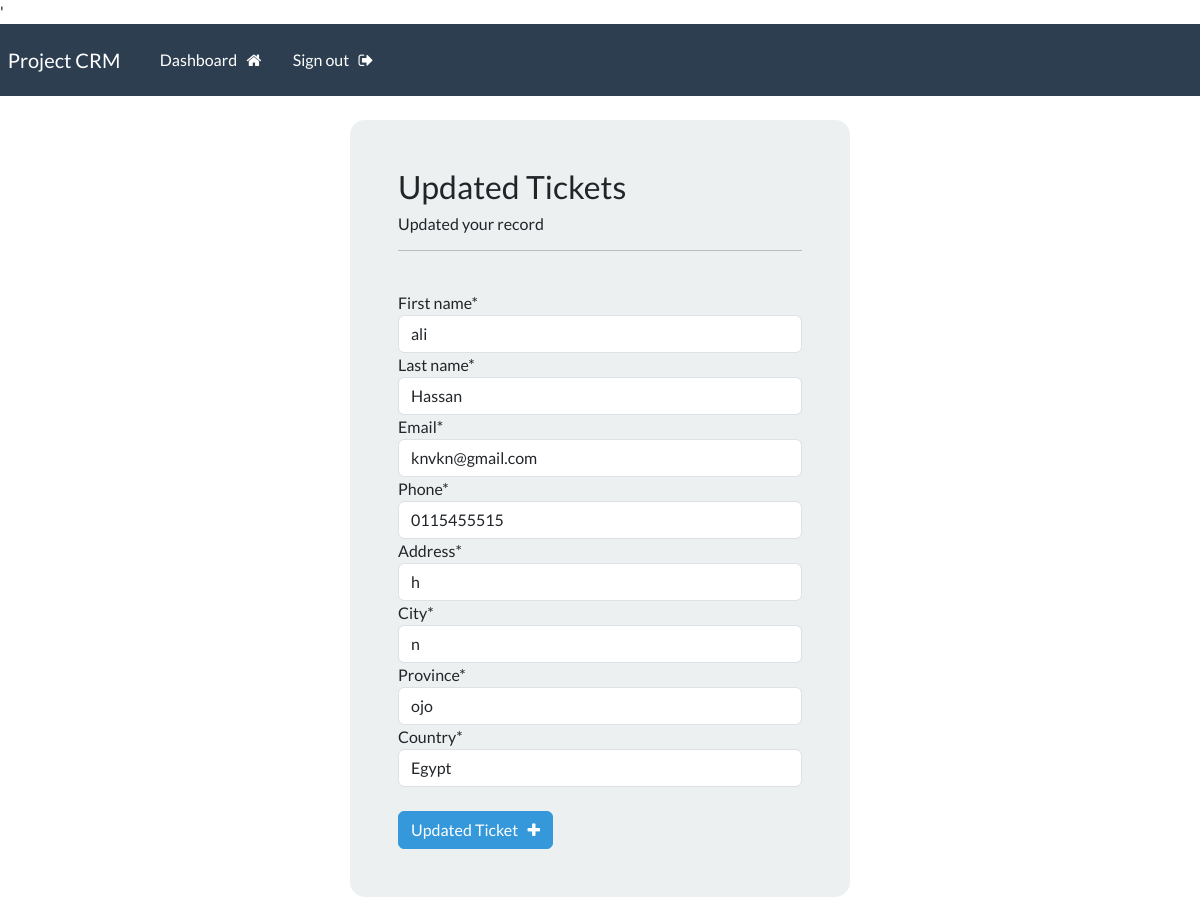
The page /update_record/5 (signed in) on the database as committed earlier.
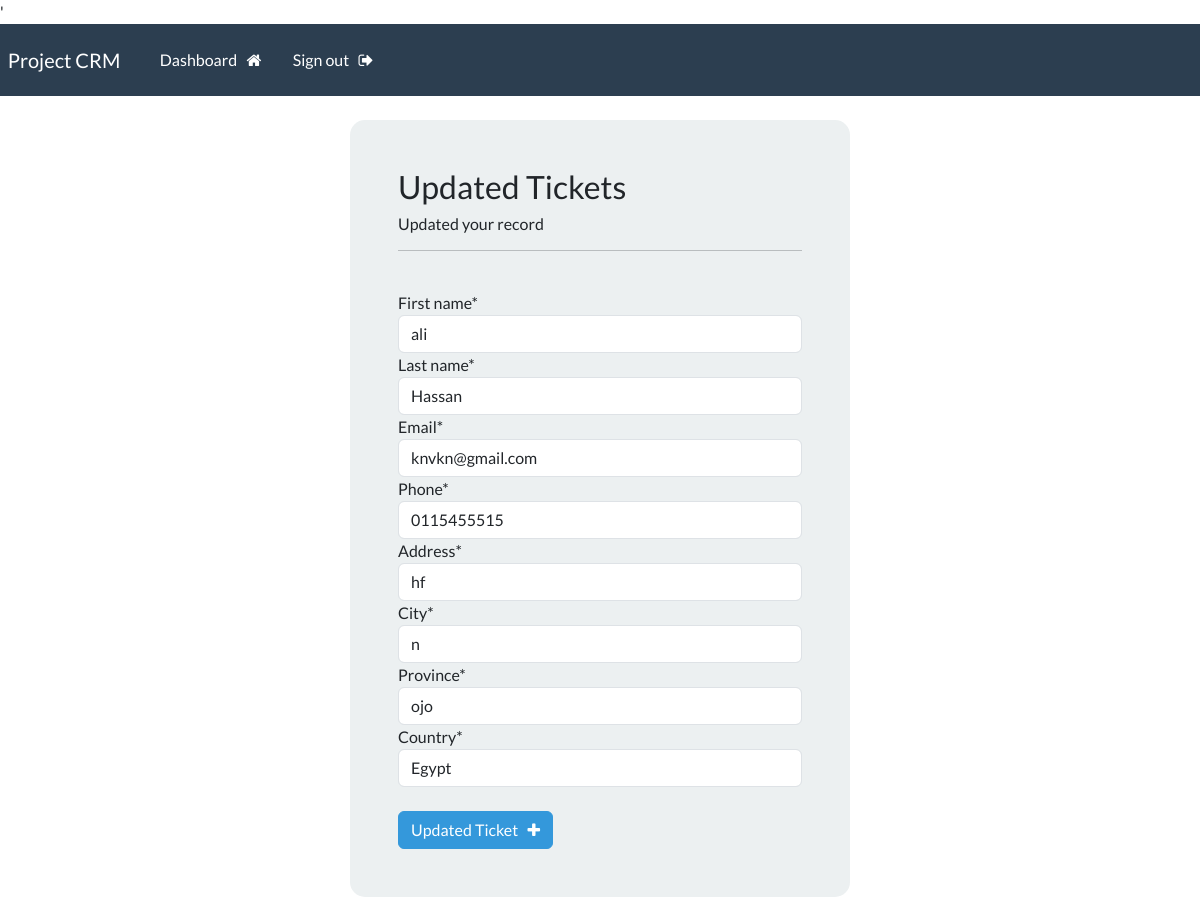
The same page on the database as committed later.
### webapp/models.py (models this page shows, shortened)
class Record(models.Model):
    creation_date = models.DateTimeField(auto_now_add=True)
    first_name = models.CharField(max_length=50)
    last_name = models.CharField(max_length=50)
    email = models.EmailField(unique=True)
    Phone = models.CharField(max_length=50)
    address = models.CharField(max_length=50)
    city = models.CharField(max_length=50)
    province = models.CharField(max_length=50)
    country = models.CharField(max_length=50)

### webapp/views.py (the view)
# urls.py: path('update_record/<int:pk>', views.update_record, name='update_record'),
@login_required(login_url='my_login')
def update_record(request, pk):
    record = Record.objects.get(id=pk)
    form = UpdateRecordForm(instance=record)
    if request.method == 'POST':
        form = UpdateRecordForm(request.POST, instance=record)
        if form .is_valid():
            form.save()
            return redirect('dashboard')
    context = {'form': form}
    return render(request, 'webapp/update-record.html', context)

### webapp/forms.py
class UpdateRecordForm(forms.ModelForm):
    class Meta:
        model = Record
        fields = ['first_name', 'last_name',
                  'email', 'Phone', 'address', 'city', 'province', 'country']

### webapp/templates/webapp/update-record.html (shortened to what this page needs)
{% extends 'webapp/base.html' %}
{%load crispy_forms_tags %}
{% block content %}
<body>
  <div class="container bg-light shadow-md p-5 form-layout">
    <h3>Updated Tickets</h3>
    <h6>Updated your record</h6>
    <hr />
    <br />
    <form method="POST" autocomplete="off" action="">
      {% csrf_token %} {{form|crispy}}
      <br />
      <button type="submit" class="btn btn-info">
        Updated Ticket &nbsp; <i class="fa fa-plus" aria-hidden="true"></i>
      </button>
    </form>
  </div>
  <br />
  {% endblock content %}

Rows that differ between the two databases and show on the page:
changed Record "ali": address "h" → "hf"
